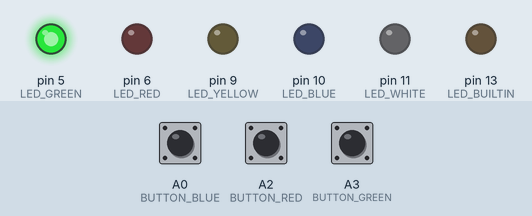
This sketch was run on a simulated Arduino Uno, built with avr-gcc and run on an emulated ATmega328P. Parts: output pins drawn as LEDs (lit = HIGH). The inputs (shaded band) are chosen by the test bench; at power-on: A3 (BUTTON_GREEN) LOW, A2 (BUTTON_RED) LOW, A0 (BUTTON_BLUE) LOW. Random numbers use the default seed unless the sketch sets one.

Above: at 1.2 s.
1.3 s: A3 (BUTTON_GREEN) pulled HIGH for 0.15 s
At 2.0 s:
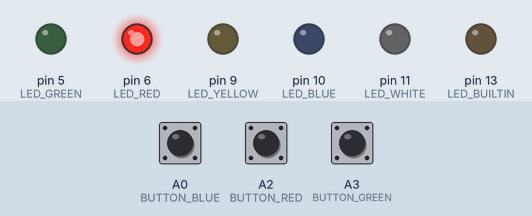
2.9 s: A2 (BUTTON_RED) pulled HIGH for 0.15 s
At 4.1 s:
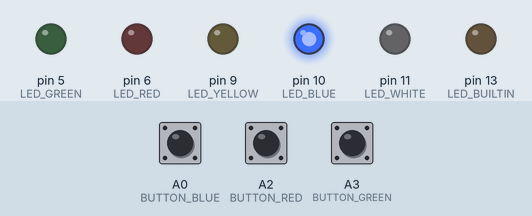
Timing chart, 0 to 5.9 s (numbered marks = the images above; inputs shaded):
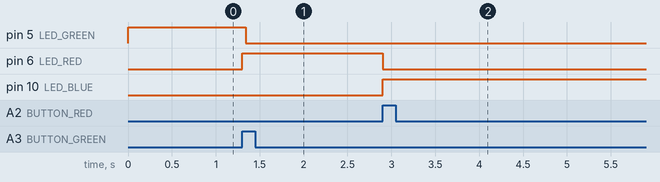

The sketch:

plaYbox.ino
```cpp
// (licence header left out)
#define LED_WHITE   11
#define LED_BLUE    10
#define LED_YELLOW  9
#define LED_RED     6
#define LED_GREEN   5

#define BUTTON_WHITE    2
#define BUTTON_BLUE     A0
#define BUTTON_YELLOW   A1
#define BUTTON_RED      A2
#define BUTTON_GREEN    A3

long randNumber;
uint8_t leds[5] = { LED_WHITE, LED_BLUE, LED_YELLOW, LED_RED, LED_GREEN };
uint8_t buttons[5] = { BUTTON_WHITE, BUTTON_BLUE, BUTTON_YELLOW, BUTTON_RED, BUTTON_GREEN };

void setup()
{
    pinMode(LED_BUILTIN, OUTPUT);
    //Leds configuration
    pinMode(LED_WHITE, OUTPUT);
    pinMode(LED_BLUE, OUTPUT);
    pinMode(LED_YELLOW, OUTPUT);
    pinMode(LED_RED, OUTPUT);
    pinMode(LED_GREEN, OUTPUT);
    //Buttons configuration
    pinMode(BUTTON_WHITE, INPUT);
    pinMode(BUTTON_BLUE, INPUT);
    pinMode(BUTTON_YELLOW, INPUT);
    pinMode(BUTTON_RED, INPUT);
    pinMode(BUTTON_GREEN, INPUT);

    randomSeed(analogRead(5));

    randNumber = random(50) % 5;
    digitalWrite(leds[randNumber], HIGH);
}

void loop()
{
    /*randNumber = random(50) % 5;

    digitalWrite(leds[randNumber], HIGH);
    delay(300);
    digitalWrite(leds[randNumber], LOW);
    delay(300);*/

    if (digitalRead(buttons[randNumber]) == HIGH)
    {
        digitalWrite(leds[randNumber], LOW);

        randNumber = random(50) % 5;

        digitalWrite(leds[randNumber], HIGH);
    }
}
```

Measured:
- after the input at 1.3 s, pin 5 (LED_GREEN): HIGH → LOW at once; pin 6 (LED_RED): LOW → HIGH at once
- after the input at 2.9 s, pin 6 (LED_RED): HIGH → LOW at once; pin 10 (LED_BLUE): LOW → HIGH at once
